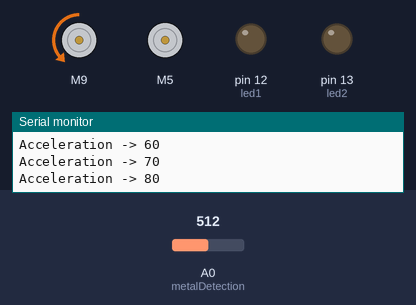
Bench run of a sketch on a simulated Arduino Uno, built with avr-gcc and run on an emulated ATmega328P. Parts: 2 × DC motor (green arrow = forward, orange = backward, longer = faster), output pins drawn as LEDs (lit = HIGH), the last lines printed to the serial monitor. Inputs (shaded band) come from the test bench; at power-on: A0 (metalDetection) = 512.

Above: at 2.6 s.
2.7 s: A0 (metalDetection) set to 268
4.2 s: A0 (metalDetection) set to 240
At 10.0 s:
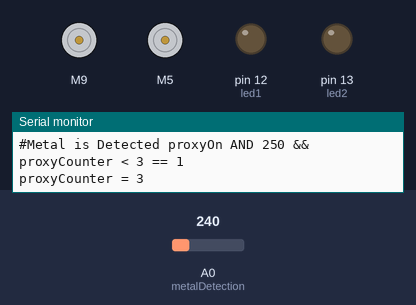
At 16.0 s:
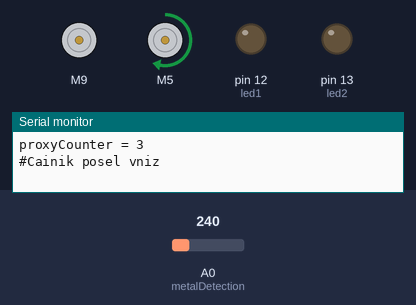
Timing chart, 0 to 26.9 s (numbered marks = the images above; inputs shaded):
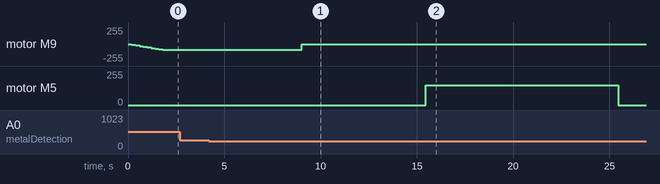

The sketch:

main.ino
```cpp
// PINOUT MOTOR 1 - rotation
// L_EN -> 6  R_EN -> 6 Common
// L_PWM -> 8
// R_PWM -> 9

// PINOUT MOTOR 2 - cattle
// L_EN -> 7  R_EN -> 7 Common
// L_PWM -> 4
// R_PWM -> 5

#include "BTS7960.h"

int motorSpeed1 = 85.5; //max 255-100%; then 127,5-50%, 102-40%, 89.2-35%
int motorSpeed2 = 255; //max
int mStartTime = 300;
int deselTimeM1 = 50; //deceleration time to be set up of center of catle

const uint8_t EN = 6;                       //motor 1
const uint8_t L_PWM = 9;                    //motor 1
const uint8_t R_PWM = 8;                    //motor 1
BTS7960 motorController(EN, L_PWM, R_PWM);  //motor 1


const uint8_t EN_2 = 7;                             //motor 2
const uint8_t L_PWM_2 = 5;                          //motor 2
const uint8_t R_PWM_2 = 4;                          //motor 2
BTS7960 motorController_2(EN_2, L_PWM_2, R_PWM_2);  //motor 2

int led1 = 12, led2 = 13;   //the pin the LED is connected to

boolean didOneTimeActionAccelerate = true;
boolean didOneTimeActionDecelerate = true;
int monitoring;           //proximity
int metalDetection = 0;   //proximity A0 analogRead(metalDetection)
float metalDetected;      //proximity
boolean proxyOn = false;  //proximity
int proxyCounter = 0;     //proximity
int mainLoop = 0;         //for program
/******************************************
 *************** void setup ***************
 ******************************************/
void setup()
{
  pinMode(led1, OUTPUT); // Declare the LED as an output
  pinMode(led2, OUTPUT); // Declare the LED as an output

  Serial.begin(9600);
}
/******************************************
 *************** void loop* ***************
 ******************************************/
void loop()
{
  // переменная времени
  unsigned long currentMillis = millis();
  //proximity switch
  monitoring = analogRead(metalDetection);
  metalDetected = (float) monitoring * 100 / 1024.0;
 // Serial.print("#Analog read value proximity switch val Monitoring == ");Serial.println(metalDetected);
  //proximity
  if (monitoring < 250 && proxyCounter < 3) { // initial start of motor with delay 2s
    proxyOn = true;
    proxyCounter++;
    Serial.print("#Metal is Detected proxyOn AND 250 && proxyCounter < 3 == "); Serial.println(proxyOn);
    Serial.print("proxyCounter = "); Serial.println(proxyCounter);
    delay(1400); //get time delay to read metal detector 1 time ????????????????????
  } else if (monitoring < 250) {
    Serial.print("#Metal is Detected proxyOn AND monitoring < 250 == "); Serial.println(proxyOn);
    Serial.print("proxyCounter = "); Serial.println(proxyCounter);

    delay(0);//align center here sz!!!!!!! v zavisimosti ot skorosti M1 - ne trogatj !
    proxyOn = true;
    proxyCounter++;
    //delay(1000);
  }
  else {
    proxyOn = false;
    //Serial.print("Metal is not Detected proxyOn == "); Serial.println(proxyOn);

  }

  if (proxyCounter <= 1 ) { // tut nado 3 ver 1.0 // ver 1.0.1 1 raz
    //start acceleration
    if (didOneTimeActionAccelerate == true ) { //run one time aceleration and continue full speed
      didOneTimeActionAccelerate = false;
      motorCWaccelerate(motorSpeed1, 200);// accelerate motor
    }
    //run motor full speed 3 touches by proximity
    runMotorCW(motorSpeed1);

  } else {
    //START MAIN LOOP PROGRAM
    switch (mainLoop) {
      case 0:
        if (proxyOn == true) {
          //delay(7000); //rotate befefore deceleration ALIGN Center here // ver 1.0
         // motorCWdecelerate(motorSpeed1, 200, deselTimeM1); // ver 1.0

          delay(2000);//align here!!!
          motorController.Stop();// ver 1.0.1
          Serial.println("#Motor M1 Stop");
          mainLoop = 1;

        }
        break;
      case 1: // Catle DOWN and UP
        Serial.println("#Cainik posel vniz");
      delay(5000); //zaderzka pered tem kak cajnik powel vniz
        runMotorCCW_2(150, 10000); // run catle UP spped, time
        delay(10000); //delay before cattle goes up
        Serial.println("#Cainik posel naverh");
        runMotorCW_2(200, 15000); // run catle down
        didOneTimeActionAccelerate = true;
        mainLoop = 2;
        delay(25000); //delay before rotation start
 motorCWaccelerate(motorSpeed1, 200);
        break;
      case 2: // start motor
        if (proxyOn == false) {
          if (didOneTimeActionAccelerate == true) {

            motorCWaccelerate(motorSpeed1, 200);// accelerate motor

             didOneTimeActionAccelerate = false;
          }
          runMotorCW(motorSpeed1);
          mainLoop = 0;
        }
        break;

      default:
        motorController.Stop();
        break;
    } //START MAIN LOOP PROGRAM
  }

} //void loop()


/*************************************
 ******** MOTOR1 RUNNING ***********
 *************************************/

void runMotorCW(int value) {
  motorController.Enable();
  motorController.TurnLeft(value);
}


void motorCCW(int value) {
  motorController.Enable();
  motorController.TurnLeft(value);
}

/*************************************
 ******** MOTOR2 RUNNING ***********
 *************************************/

void runMotorCW_2(int value, int timeRun) {
  motorController_2.Enable();
  motorController_2.TurnLeft(value);
  delay(timeRun);
  motorController_2.Stop();
  motorController_2.Disable();
}


void runMotorCCW_2(int value, int timeRun) {

  motorController_2.Enable();
  motorController_2.TurnRight(value);
  delay(timeRun);
  motorController_2.Stop();
  motorController_2.Disable();
}

/*************************************
 ******** MOTOR ACCEL.& DECEL.********
 *************************************/
void motorCWaccelerate(int motorSpeed1, int mStartTime) {  //MotorAcceleration
  motorController.Enable();
  motorController.TurnLeft(motorSpeed1);
  Serial.println("#Start acceleration");
  for (int speed = 0 ; speed < motorSpeed1; speed += 10)
  {
    motorController.TurnLeft(speed);
    Serial.print("Acceleration -> "); Serial.println(speed);
    delay(mStartTime);
  }

}


void motorCWdecelerate(int motorSpeed1, int mStartTime, int decTm ) { //MotorDeceleration
  Serial.println("#Start deceleration");
  for (int speed = motorSpeed1 ; speed > 0; speed -= decTm )
  {
    motorController.TurnLeft(speed);
    Serial.print("Deceleration -> "); Serial.println(speed);
    // delay(mStartTime);
  }
  motorController.Stop();
  motorController.Disable();

}
/*update from 1.0.2. to 1.0.3
line 13
int motorSpeed1 = 80;
int motorSpeed1 = 100;

line 108
delay(50000);
delay(5000);

line 115
delay(50000);
delay(25000);
*/
```

Measured:
- the behaviour switches between 250 and 249 on A0 (metalDetection) (found by bisection; images 0 and 1)
- after the input at 2.7 s, every drawn part: stays the same
- after the input at 4.2 s, motor M9: backward 85/255 → stopped after 4.8 s; motor M5: stopped → forward 150/255 after 11.3 s, → stopped 10.0 s later
